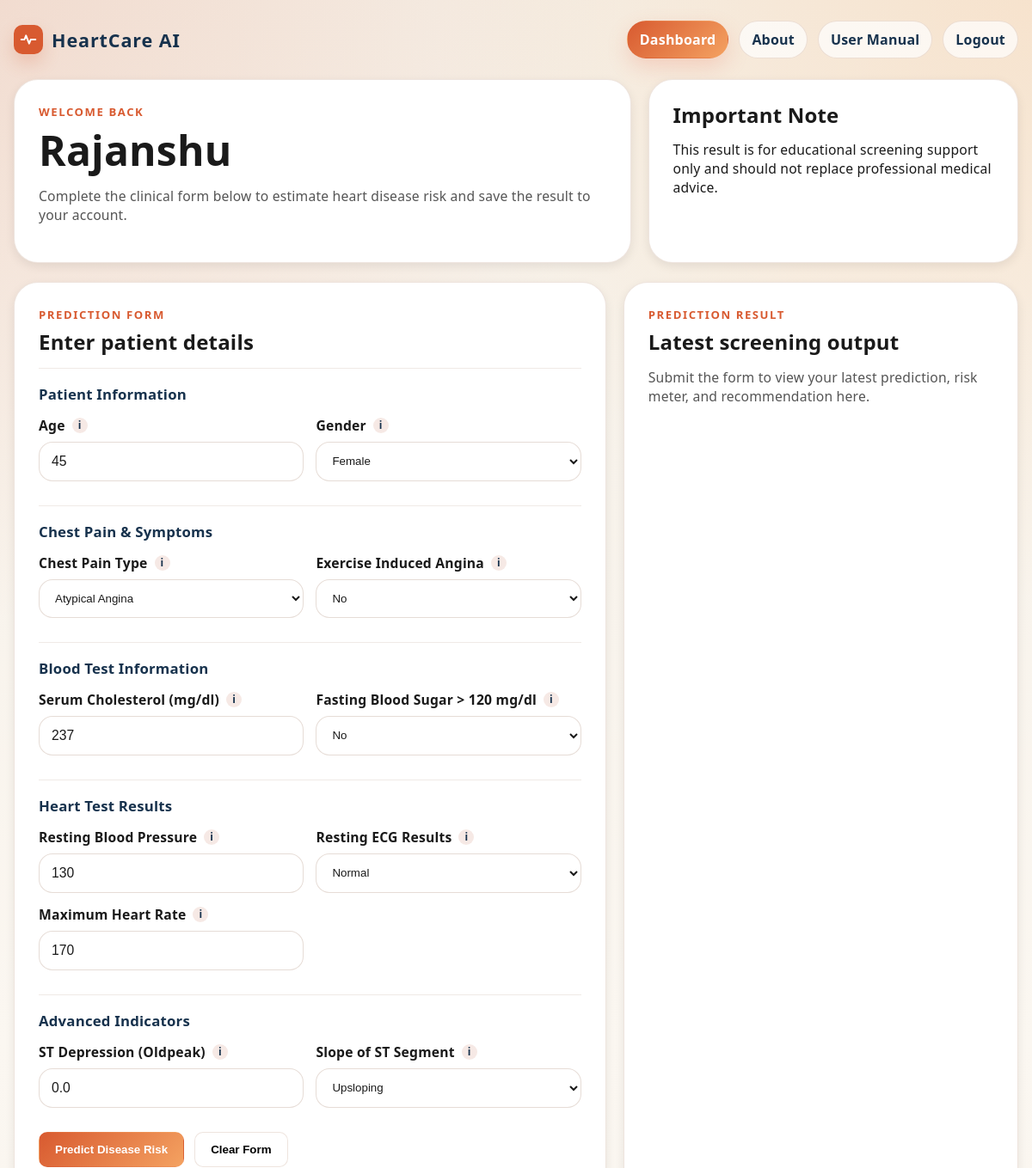
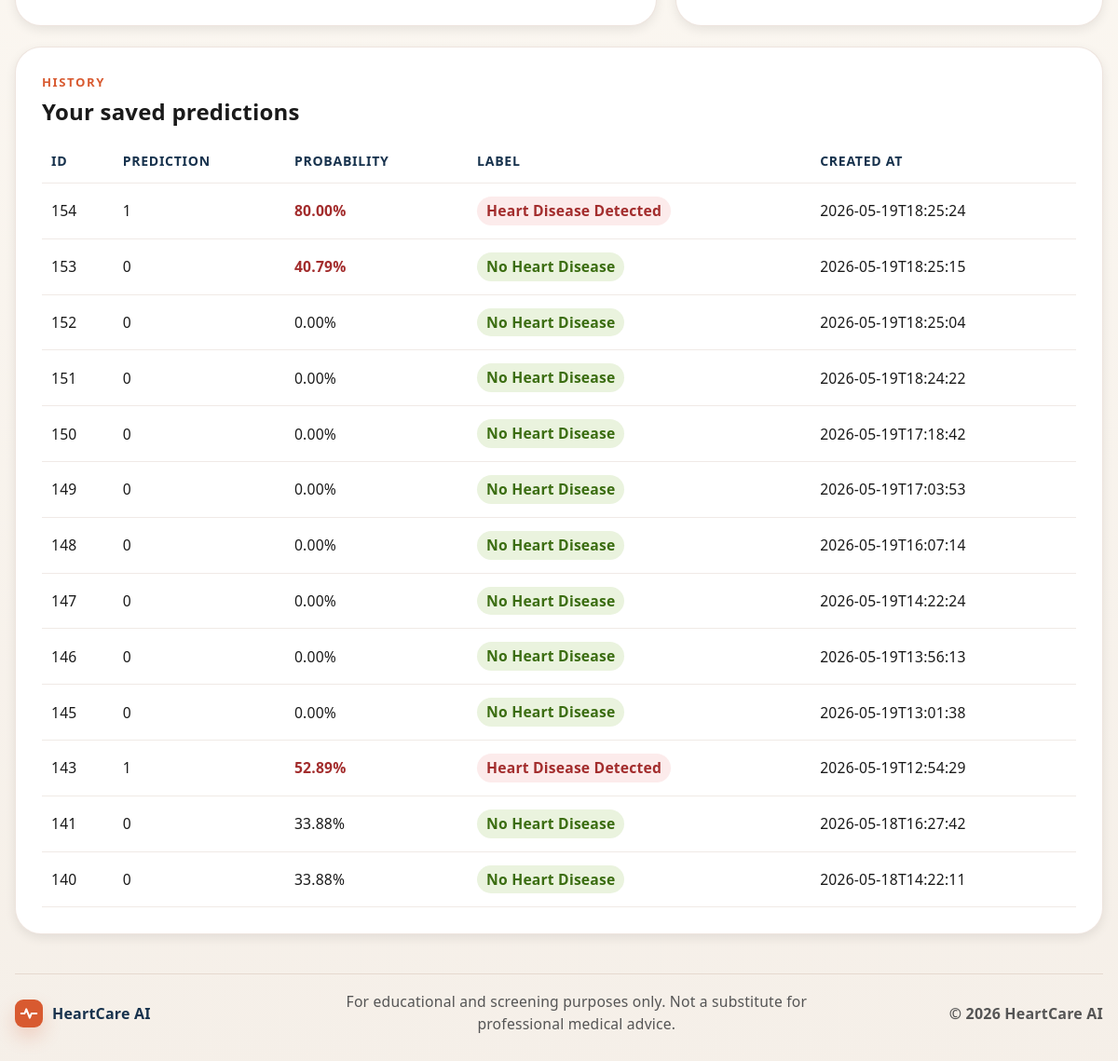
/dashboard (signed in), run on the app's committed database (2 pictures, top to bottom).
### tables this page shows
CREATE TABLE predictions (
                id INTEGER PRIMARY KEY AUTOINCREMENT,
                user_id INTEGER NOT NULL,
                patient_data TEXT NOT NULL,
                prediction INTEGER NOT NULL,
                probability REAL NOT NULL,
                label TEXT NOT NULL,
                created_at TEXT NOT NULL,
                FOREIGN KEY (user_id) REFERENCES users (id)
            );

### app.py (the view, shortened to what this page needs)
@app.route("/dashboard", methods=["GET", "POST"])
def dashboard():
    if not user_required():
        return redirect(url_for("login"))
    prediction_result = None
    form_values = DEFAULT_VALUES.copy()
    history = get_user_predictions(current_user_id())
    return render_template(
        "user_dashboard.html",
        form_sections=FORM_SECTIONS,
        field_labels=FIELD_LABELS,
        field_config=FIELD_CONFIG,
        form_values=form_values,
        prediction_result=prediction_result,
        history=history,
    )

### app.py (called while the page is built)
def current_role() -> str | None:
    return session.get("role")

def current_user_id() -> int | None:
    return session.get("user_id")

def user_required() -> bool:
    if current_role() != "user":
        flash("Please log in as a user first.", "error")
        return False
    return True

@app.template_filter("pct")
def pct_filter(value):
    return f"{float(value) * 100:.2f}%"

@app.context_processor
def inject_globals():
    return {
        "current_role": current_role(),
        "current_user_name": session.get("user_name"),
        "admin_email": ADMIN_EMAIL,
        "admin_password": ADMIN_PASSWORD,
    }

### src/storage.py (called while the page is built)
def get_connection() -> sqlite3.Connection:
    conn = sqlite3.connect(DB_PATH)
    conn.row_factory = sqlite3.Row
    return conn

def get_user_predictions(user_id: int):
    with get_connection() as conn:
        return conn.execute(
            """
            SELECT id, prediction, probability, label, created_at
            FROM predictions
            WHERE user_id = ?
            ORDER BY id DESC
            """,
            (user_id,),
        ).fetchall()

### templates/user_dashboard.html (shortened to what this page needs)
{% extends "base.html" %}
{% block content %}
<section class="dashboard-head">
    <div class="card welcome-card">
        <p class="eyebrow">Welcome Back</p>
        <h1>{{ current_user_name }}</h1>
        <p class="lead">Complete the clinical form below to estimate heart disease risk and save the result to your account.</p>
    </div>
    <div class="card note-card">
        <h2>Important Note</h2>
        <p>This result is for educational screening support only and should not replace professional medical advice.</p>
    </div>
</section>
<section class="dashboard-grid">
    <form class="card prediction-form" method="post">
        <div class="section-heading">
            <p class="eyebrow">Prediction Form</p>
            <h2>Enter patient details</h2>
        </div>
        {% for section in form_sections %}
            <div class="form-section">
                <h3>{{ section.title }}</h3>
                <div class="form-grid">
                    {% for feature in section.fields %}
                        {% set config = field_config[feature] %}
                        <label>
                            <span class="label-row">
                                {{ field_labels[feature] }}
                                <span class="tooltip-chip" title="{{ config.tooltip }}">i</span>
                            </span>
                            {% if config.type == "select" %}
                                <select name="{{ feature }}" required>
                                    {% for value, text in config.options %}
                                        <option value="{{ value }}" {% if form_values[feature] == value %}selected{% endif %}>{{ text }}</option>
                                    {% endfor %}
                                </select>
                            {% else %}
                                <input
                                    type="number"
                                    name="{{ feature }}"
                                    value="{{ form_values[feature] }}"
                                    min="{{ config.min }}"
                                    max="{{ config.max }}"
                                    step="{{ config.step }}"
                                    required
                                >
                            {% endif %}
                        </label>
                    {% endfor %}
                </div>
            </div>
        {% endfor %}
        <div class="button-row">
            <button class="button primary" type="submit" name="action" value="predict">Predict Disease Risk</button>
            <button class="button ghost" type="submit" name="action" value="clear">Clear Form</button>
        </div>
    </form>
    <aside class="card result-card">
        <div class="section-heading">
            <p class="eyebrow">Prediction Result</p>
            <h2>Latest screening output</h2>
        </div>
        {% if prediction_result %}
            <div class="result-pill {{ prediction_result.risk_class }}">
                {{ prediction_result.label }} - {{ prediction_result.risk_level }} Risk
            </div>
            <div class="risk-gauge {{ prediction_result.risk_class }}" aria-label="Heart disease risk {{ prediction_result.probability|pct }}">
                <svg viewBox="0 0 220 130" role="img">
                    <path class="risk-gauge-track" pathLength="100" d="M30 110 A80 80 0 0 1 190 110"></path>
                    <path class="risk-gauge-fill" pathLength="100" d="M30 110 A80 80 0 0 1 190 110" style="stroke-dasharray: {{ prediction_result.probability * 100 }} 100;"></path>
                </svg>
                <div class="risk-gauge-label">
                    <strong>{{ prediction_result.probability|pct }}</strong>
                    <span>Risk</span>
                </div>
            </div>
            <p class="helper-text risk-copy">Heart Disease Risk: {{ prediction_result.probability|pct }}</p>
            <div class="metric-grid">
                <div class="metric-card">
                    <span>Probability</span>
                    <strong>{{ prediction_result.probability|pct }}</strong>
                </div>
                <div class="metric-card">
                    <span>Confidence</span>
                    <strong>{{ prediction_result.confidence|pct }}</strong>
                </div>
            </div>
            <div class="result-summary">
                <h3>Recommendation</h3>
                <p>{{ prediction_result.recommendation }}</p>
            </div>
            {% if prediction_result.safety_note %}
            <div class="result-summary">
                <h3>Clinical Safety Review</h3>
                <p>{{ prediction_result.safety_note }}</p>
            </div>
            {% endif %}
            <div class="result-summary">
                <h3>Prediction Reliability</h3>
                <p><strong>{{ prediction_result.reliability_level }}</strong></p>
                <p>{{ prediction_result.reliability_message }}</p>
            </div>
            <div class="result-summary">
                <h3>{{ prediction_result.tips_title }}</h3>
                <ul class="explanation-list">
                    {% for item in prediction_result.tips %}
                        <li>{{ item }}</li>
                    {% endfor %}
                </ul>
            </div>
            <div class="result-summary">
                <h3>Key contributing factors</h3>
                {% if prediction_result.explanations %}
                    <ul class="explanation-list">
                        {% for item in prediction_result.explanations %}
                            <li>{{ item }}</li>
                        {% endfor %}
                    </ul>
                {% else %}
                    <p>No single factor stands out strongly in this prediction.</p>
                {% endif %}
            </div>
        {% else %}
            <p class="helper-text">Submit the form to view your latest prediction, risk meter, and recommendation here.</p>
        {% endif %}
    </aside>
</section>
<section class="card table-card">
    <div class="section-heading">
        <p class="eyebrow">History</p>
        <h2>Your saved predictions</h2>
    </div>
    {% if history %}
        <div class="table-wrap">
            <table>
                <thead>
                    <tr>
                        <th>ID</th>
                        <th>Prediction</th>
                        <th>Probability</th>
                        <th>Label</th>
                        <th>Created At</th>
                    </tr>
                </thead>
                <tbody>
                    {% for row in history %}
                        <tr>
                            <td>{{ row["id"] }}</td>
                            <td>{{ row["prediction"] }}</td>
                            <td class="{{ 'probability-alert' if row['probability'] > 0.4 else '' }}">{{ row["probability"]|pct }}</td>
                            <td>
                                <span class="label-badge {{ 'label-risk' if row['label'] == 'Heart Disease Detected' else 'label-safe' }}">
                                    {{ row["label"] }}
                                </span>
                            </td>
                            <td>{{ row["created_at"] }}</td>
                        </tr>
                    {% endfor %}
                </tbody>
            </table>
        </div>
    {% else %}
        <p class="helper-text">No predictions saved yet.</p>
    {% endif %}
</section>
{% endblock %}

### templates/base.html (shortened to what this page needs)
<!doctype html>
<html lang="en">
<head>
    <link rel="stylesheet" href="{{ url_for('static', filename='css/style.css') }}">
</head>
<body>
    <div class="page-shell">
        <header class="topbar">
            <a class="brand" href="{{ url_for('index') }}" aria-label="HeartCare AI home">
                <span class="brand-icon" aria-hidden="true">
                    <svg viewBox="0 0 24 24">
                        <path d="M3 12h4l2-5 4 10 2-5h6"></path>
                    </svg>
                </span>
                <span>HeartCare AI</span>
            </a>
            <nav class="nav-links">
                {% if current_role == 'user' %}
                    <a class="{{ 'active' if request.endpoint == 'dashboard' else '' }}" href="{{ url_for('dashboard') }}">Dashboard</a>
                    <a class="{{ 'active' if request.endpoint == 'about' else '' }}" href="{{ url_for('about') }}">About</a>
                    <a class="{{ 'active' if request.endpoint == 'manual' else '' }}" href="{{ url_for('manual') }}">User Manual</a>
                    <a href="{{ url_for('logout') }}">Logout</a>
                {% endif %}
            </nav>
        </header>
        {% block content %}{% endblock %}
        <footer class="site-footer">
            <div class="footer-brand">
                <span class="brand-icon small" aria-hidden="true">
                    <svg viewBox="0 0 24 24">
                        <path d="M3 12h4l2-5 4 10 2-5h6"></path>
                    </svg>
                </span>
                <span>HeartCare AI</span>
            </div>
            <p>For educational and screening purposes only. Not a substitute for professional medical advice.</p>
            <span class="footer-copy">&copy; 2026 HeartCare AI</span>
        </footer>
    </div>
</body>
</html>

### data on the page
predictions: id "154", prediction "1", probability|pct "80.00%", label "Heart Disease Detected", created_at "2026-05-19T18:25:24"
predictions: id "153", prediction "0", probability|pct "40.79%", label "No Heart Disease", created_at "2026-05-19T18:25:15"
predictions: id "152", prediction "0", probability|pct "0.00%", label "No Heart Disease", created_at "2026-05-19T18:25:04"
predictions: id "151", prediction "0", probability|pct "0.00%", label "No Heart Disease", created_at "2026-05-19T18:24:22"
predictions: id "150", prediction "0", probability|pct "0.00%", label "No Heart Disease", created_at "2026-05-19T17:18:42"
predictions: id "149", prediction "0", probability|pct "0.00%", label "No Heart Disease", created_at "2026-05-19T17:03:53"
predictions: id "148", prediction "0", probability|pct "0.00%", label "No Heart Disease", created_at "2026-05-19T16:07:14"
predictions: id "147", prediction "0", probability|pct "0.00%", label "No Heart Disease", created_at "2026-05-19T14:22:24"
predictions: id "146", prediction "0", probability|pct "0.00%", label "No Heart Disease", created_at "2026-05-19T13:56:13"
predictions: id "145", prediction "0", probability|pct "0.00%", label "No Heart Disease", created_at "2026-05-19T13:01:38"
predictions: id "143", prediction "1", probability|pct "52.89%", label "Heart Disease Detected", created_at "2026-05-19T12:54:29"
predictions: id "141", prediction "0", probability|pct "33.88%", label "No Heart Disease", created_at "2026-05-18T16:27:42"
predictions: id "140", prediction "0", probability|pct "33.88%", label "No Heart Disease", created_at "2026-05-18T14:22:11"

### other printed values
{{ current_user_name }} "Rajanshu"
{{ section.title }} "Patient Information" "Chest Pain & Symptoms" "Blood Test Information" "Heart Test Results" "Advanced Indicators"
{{ field_labels[feature] }} "Age" "Gender" "Chest Pain Type" "Exercise Induced Angina" "Serum Cholesterol (mg/dl)" "Fasting Blood Sugar > 120 mg/dl" "Resting Blood Pressure" "Resting ECG Results" "Maximum Heart Rate" "ST Depression (Oldpeak)" "Slope of ST Segment"
form field Sex "Female"
form field ChestPainType "Atypical Angina"
form field ExerciseAngina "No"
form field FastingBS "No"
form field RestingECG "Normal"
form field ST_Slope "Upsloping"
